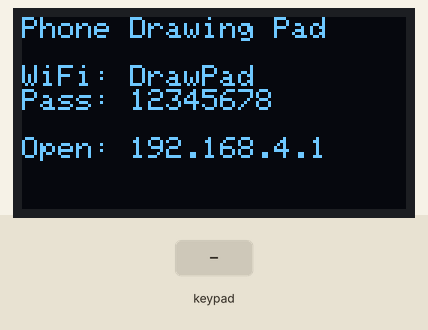
This sketch was run on a simulated ESP32. Parts: 128×64 one-colour display. The inputs (shaded band) are chosen by the test bench. EEPROM starts erased.

Above: at 1.2 s.
1.3 s: key '*' pressed
At 2.0 s:
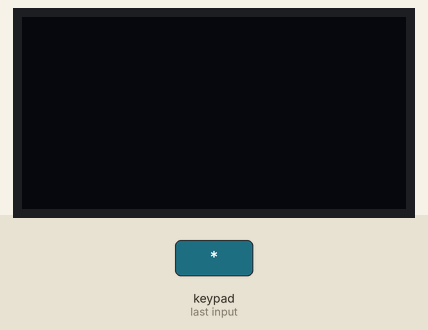
2.8 s: keypad keys 1 2 3 4 5 6 7 8 # pressed 0.4 s apart
At 6.9 s:
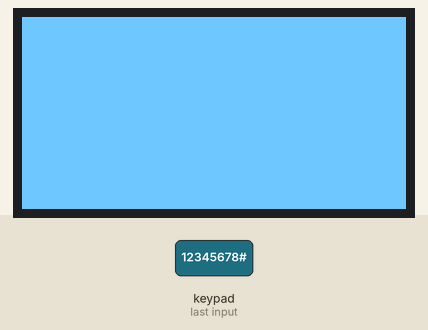
7.9 s: key 'B' pressed
At 8.2 s:
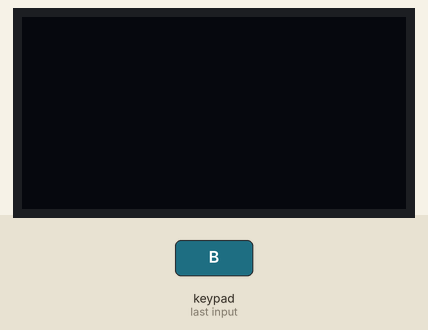
9.4 s: key '#' pressed
At 10.6 s:
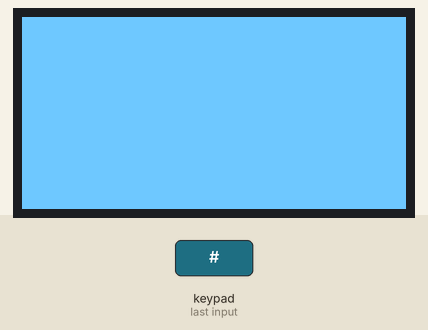
Timing chart, 0 to 11.9 s (numbered marks = the images above; inputs shaded):
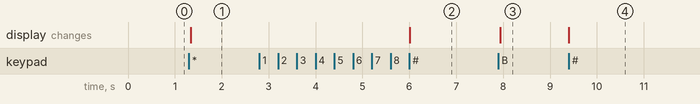

The sketch:

C3_Save_Drawing.ino
```cpp
#include <Wire.h>
#include <Adafruit_GFX.h>
#include <Adafruit_SSD1306.h>
#include <Keypad.h>
#include <WiFi.h>
#include <WebServer.h>
#include <DNSServer.h>              // the page opens by itself (Project 19)
#include <WebSocketsServer.h>   // NEW: library "WebSockets" by Markus Sattler
#include <EEPROM.h>             // CHALLENGE 3: save the drawing
#define DRAWING_BYTES 1024      // 128 x 64 pixels / 8 pixels per byte

#define SCREEN_WIDTH 128
#define SCREEN_HEIGHT 64
Adafruit_SSD1306 display(SCREEN_WIDTH, SCREEN_HEIGHT, &Wire, -1);

const byte ROWS = 4;
const byte COLS = 4;
char keys[ROWS][COLS] = {
  {'1','2','3','A'},
  {'4','5','6','B'},
  {'7','8','9','C'},
  {'*','0','#','D'}
};
byte rowPins[ROWS] = {13, 12, 14, 27};
byte colPins[COLS] = {26, 25, 33, 32};
Keypad keypad = Keypad(makeKeymap(keys), rowPins, colPins, ROWS, COLS);

const char* AP_NAME     = "DrawPad";
const char* AP_PASSWORD = "12345678";

WebServer server(80);               // sends the drawing page
WebSocketsServer webSocket(81);     // NEW: a live, always-open connection
DNSServer dns;                      // any address -> the ESP32 (Project 19)

int lastX = 0, lastY = 0;           // where the finger was last
bool needsUpdate = false;           // has the drawing changed?
unsigned long lastShow = 0;
bool inverted = false;

// ---------- The drawing page (HTML + JavaScript) ----------
const char PAGE[] = R"rawliteral(
<!DOCTYPE html>
<html><head>
<meta name="viewport" content="width=device-width, initial-scale=1, user-scalable=no">
<title>Drawing Pad</title>
<style>
  body { font-family: sans-serif; margin: 12px; background: #eef3f8; text-align: center; }
  canvas { width: 100%; aspect-ratio: 2 / 1; background: black; touch-action: none;
           image-rendering: pixelated; border-radius: 8px; }
  button { font-size: 20px; padding: 10px 30px; margin-top: 12px; background: #1F3864;
           color: white; border: 0; border-radius: 8px; }
</style>
</head><body>
<h2>Draw on my ESP32</h2>
<canvas id="pad" width="128" height="64"></canvas>
<p id="status">Connecting...</p>
<button onclick="clearPad()">Clear</button>
<script>
  var pad = document.getElementById('pad');
  var pen = pad.getContext('2d');
  pen.fillStyle = '#7fdbff';
  var ws = new WebSocket('ws://' + location.hostname + ':81/');
  ws.onopen  = function () { document.getElementById('status').textContent = 'Connected - draw!'; };
  ws.onclose = function () { document.getElementById('status').textContent = 'Disconnected'; };
  var drawing = false, lastX = -1, lastY = -1;

  // finger position on the canvas -> pixel 0..127, 0..63
  function point(e) {
    var r = pad.getBoundingClientRect();
    var x = Math.floor((e.clientX - r.left) / r.width * 128);
    var y = Math.floor((e.clientY - r.top) / r.height * 64);
    return [Math.max(0, Math.min(127, x)), Math.max(0, Math.min(63, y))];
  }
  function send(cmd, x, y) { if (ws.readyState == 1) ws.send(cmd + ' ' + x + ' ' + y); }
  function line(x0, y0, x1, y1) {          // draw the same line on the phone
    var n = Math.max(Math.abs(x1 - x0), Math.abs(y1 - y0), 1);
    for (var i = 0; i <= n; i++) {
      pen.fillRect(Math.round(x0 + (x1 - x0) * i / n), Math.round(y0 + (y1 - y0) * i / n), 1, 1);
    }
  }
  pad.addEventListener('pointerdown', function (e) {
    drawing = true;
    var p = point(e); lastX = p[0]; lastY = p[1];
    line(lastX, lastY, lastX, lastY);
    send('D', lastX, lastY);               // D = pen down here
  });
  pad.addEventListener('pointermove', function (e) {
    if (!drawing) return;
    var p = point(e);
    if (p[0] == lastX && p[1] == lastY) return;   // same pixel: nothing to send
    line(lastX, lastY, p[0], p[1]);
    send('M', p[0], p[1]);                 // M = move (draw a line) to here
    lastX = p[0]; lastY = p[1];
  });
  pad.addEventListener('pointerup', function () { drawing = false; });
  pad.addEventListener('pointerleave', function () { drawing = false; });
  function clearPad() {
    pen.clearRect(0, 0, 128, 64);
    send('C', 0, 0);                       // C = clear
  }
</script>
</body></html>
)rawliteral";

void setup() {
  Serial.begin(115200);
  if (!display.begin(SSD1306_SWITCHCAPVCC, 0x3C)) {
    Serial.println("OLED not found");
    while (true);
  }
  Wire.setClock(400000);              // talk to the OLED 4x faster
  EEPROM.begin(DRAWING_BYTES);
  display.setTextColor(SSD1306_WHITE);

  WiFi.softAP(AP_NAME, AP_PASSWORD);
  dns.start(53, "*", WiFi.softAPIP());
  server.on("/", []() { server.send(200, "text/html", PAGE); });
  server.onNotFound([]() {            // any other address -> the drawing page
    server.sendHeader("Location", "http://" + WiFi.softAPIP().toString() + "/");
    server.send(302, "text/plain", "");
  });
  server.begin();
  webSocket.begin();
  webSocket.onEvent(onDrawingMessage);   // run this function for every message

  showWelcome();
}

void loop() {
  dns.processNextRequest();
  server.handleClient();
  webSocket.loop();                   // receive drawing messages

  // Update the OLED at most every 30 ms: fast, but not too often
  if (needsUpdate && millis() - lastShow > 30) {
    display.display();
    needsUpdate = false;
    lastShow = millis();
  }

  char key = keypad.getKey();
  if (key == '*') {                   // * = clear
    display.clearDisplay();
    needsUpdate = true;
  }
  else if (key == 'A') {              // CHALLENGE 3: A = save the screen
    uint8_t* pixels = display.getBuffer();   // the screen's 1024 bytes in memory
    for (int i = 0; i < DRAWING_BYTES; i++) {
      EEPROM.write(i, pixels[i]);
    }
    EEPROM.commit();
  }
  else if (key == 'B') {              // CHALLENGE 3: B = load it back
    uint8_t* pixels = display.getBuffer();
    for (int i = 0; i < DRAWING_BYTES; i++) {
      pixels[i] = EEPROM.read(i);
    }
    needsUpdate = true;
  }
  else if (key == '#') {              // # = swap black and white
    inverted = !inverted;
    display.invertDisplay(inverted);
  }
}

// Called by the WebSocket library whenever the phone sends something
void onDrawingMessage(uint8_t client, WStype_t type, uint8_t* payload, size_t length) {
  if (type == WStype_CONNECTED) {         // a phone just connected
    display.clearDisplay();
    needsUpdate = true;
    return;
  }
  if (type != WStype_TEXT) return;

  char command = payload[0];              // 'D', 'M' or 'C'
  int x = 0, y = 0;
  sscanf((char*)payload + 1, "%d %d", &x, &y);   // read the two numbers

  if (command == 'D') {                   // pen down: one dot
    display.drawPixel(x, y, SSD1306_WHITE);
  }
  else if (command == 'M') {              // move: a line from the last point
    display.drawLine(lastX, lastY, x, y, SSD1306_WHITE);
  }
  else if (command == 'C') {              // clear
    display.clearDisplay();
  }
  lastX = x;
  lastY = y;
  needsUpdate = true;
}

void showWelcome() {
  display.clearDisplay();
  display.setTextSize(1);
  display.setCursor(0, 0);
  display.println("Phone Drawing Pad");
  display.println("");
  display.print("WiFi: ");
  display.println(AP_NAME);
  display.print("Pass: ");
  display.println(AP_PASSWORD);
  display.println("");
  display.println("Open: 192.168.4.1");
  display.display();
}
```

Measured:
- after the input at 1.3 s, the display: changes at once (image 1)
- after the input at 2.8 s, the display: changes after 3.2 s (image 2)
- after the input at 7.9 s, the display: changes at once (image 3)
- after the input at 9.4 s, the display: changes at once (image 4)
